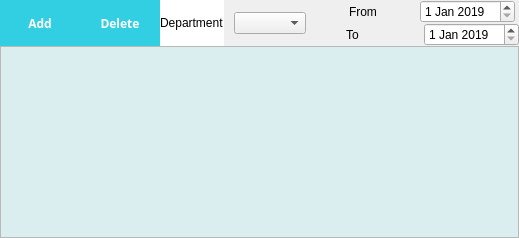
    <widget class="QWidget" name="transactions">
     <layout class="QVBoxLayout" name="verticalLayout_9">
      <property name="spacing">
       <number>0</number>
      </property>
      <property name="leftMargin">
       <number>0</number>
      </property>
      <property name="topMargin">
       <number>0</number>
      </property>
      <property name="rightMargin">
       <number>0</number>
      </property>
      <property name="bottomMargin">
       <number>0</number>
      </property>
      <item>
       <layout class="QVBoxLayout" name="verticalLayout_3">
        <property name="spacing">
         <number>0</number>
        </property>
        <item>
         <layout class="QHBoxLayout" name="horizontalLayout_13">
          <property name="spacing">
           <number>0</number>
          </property>
          <item>
           <widget class="QPushButton" name="newtrans">
            <property name="sizePolicy">
             <sizepolicy hsizetype="Minimum" vsizetype="Preferred">
              <horstretch>0</horstretch>
              <verstretch>0</verstretch>
             </sizepolicy>
            </property>
            <property name="palette">
             <palette>
              <active>
               <colorrole role="WindowText">
                <brush brushstyle="SolidPattern">
                 <color alpha="255">
                  <red>255</red>
                  <green>255</green>
                  <blue>255</blue>
                 </color>
                </brush>
               </colorrole>
               <colorrole role="Button">
                <brush brushstyle="SolidPattern">
                 <color alpha="255">
                  <red>50</red>
                  <green>207</green>
                  <blue>227</blue>
                 </color>
                </brush>
               </colorrole>
               <colorrole role="Text">
                <brush brushstyle="SolidPattern">
                 <color alpha="255">
                  <red>255</red>
                  <green>255</green>
                  <blue>255</blue>
                 </color>
                </brush>
               </colorrole>
               <colorrole role="ButtonText">
                <brush brushstyle="SolidPattern">
                 <color alpha="255">
                  <red>255</red>
                  <green>255</green>
                  <blue>255</blue>
                 </color>
                </brush>
               </colorrole>
              </active>
              <inactive>
               <colorrole role="WindowText">
                <brush brushstyle="SolidPattern">
                 <color alpha="255">
                  <red>255</red>
                  <green>255</green>
                  <blue>255</blue>
                 </color>
                </brush>
               </colorrole>
               <colorrole role="Button">
                <brush brushstyle="SolidPattern">
                 <color alpha="255">
                  <red>50</red>
                  <green>207</green>
                  <blue>227</blue>
                 </color>
                </brush>
               </colorrole>
               <colorrole role="Text">
                <brush brushstyle="SolidPattern">
                 <color alpha="255">
                  <red>255</red>
                  <green>255</green>
                  <blue>255</blue>
                 </color>
                </brush>
               </colorrole>
               <colorrole role="ButtonText">
                <brush brushstyle="SolidPattern">
                 <color alpha="255">
                  <red>255</red>
                  <green>255</green>
                  <blue>255</blue>
                 </color>
                </brush>
               </colorrole>
              </inactive>
              <disabled>
               <colorrole role="WindowText">
                <brush brushstyle="SolidPattern">
                 <color alpha="255">
                  <red>127</red>
                  <green>127</green>
                  <blue>127</blue>
                 </color>
                </brush>
               </colorrole>
               <colorrole role="Button">
                <brush brushstyle="SolidPattern">
                 <color alpha="255">
                  <red>50</red>
                  <green>207</green>
                  <blue>227</blue>
                 </color>
                </brush>
               </colorrole>
               <colorrole role="Text">
                <brush brushstyle="SolidPattern">
                 <color alpha="255">
                  <red>127</red>
                  <green>127</green>
                  <blue>127</blue>
                 </color>
                </brush>
               </colorrole>
               <colorrole role="ButtonText">
                <brush brushstyle="SolidPattern">
                 <color alpha="255">
                  <red>127</red>
                  <green>127</green>
                  <blue>127</blue>
                 </color>
                </brush>
               </colorrole>
              </disabled>
             </palette>
            </property>
            <property name="font">
             <font>
              <family>Segoe UI Light</family>
              <weight>75</weight>
              <bold>true</bold>
             </font>
            </property>
            <property name="autoFillBackground">
             <bool>true</bool>
            </property>
            <property name="text">
             <string>Add</string>
            </property>
            <property name="flat">
             <bool>true</bool>
            </property>
           </widget>
          </item>
          <item>
           <widget class="QPushButton" name="deltrans">
            <property name="sizePolicy">
             <sizepolicy hsizetype="Minimum" vsizetype="Preferred">
              <horstretch>0</horstretch>
              <verstretch>0</verstretch>
             </sizepolicy>
            </property>
            <property name="palette">
             <palette>
              <active>
               <colorrole role="WindowText">
                <brush brushstyle="SolidPattern">
                 <color alpha="255">
                  <red>255</red>
                  <green>255</green>
                  <blue>255</blue>
                 </color>
                </brush>
               </colorrole>
               <colorrole role="Button">
                <brush brushstyle="SolidPattern">
                 <color alpha="255">
                  <red>50</red>
                  <green>207</green>
                  <blue>227</blue>
                 </color>
                </brush>
               </colorrole>
               <colorrole role="Text">
                <brush brushstyle="SolidPattern">
                 <color alpha="255">
                  <red>255</red>
                  <green>255</green>
                  <blue>255</blue>
                 </color>
                </brush>
               </colorrole>
               <colorrole role="ButtonText">
                <brush brushstyle="SolidPattern">
                 <color alpha="255">
                  <red>255</red>
                  <green>255</green>
                  <blue>255</blue>
                 </color>
                </brush>
               </colorrole>
              </active>
              <inactive>
               <colorrole role="WindowText">
                <brush brushstyle="SolidPattern">
                 <color alpha="255">
                  <red>255</red>
                  <green>255</green>
                  <blue>255</blue>
                 </color>
                </brush>
               </colorrole>
               <colorrole role="Button">
                <brush brushstyle="SolidPattern">
                 <color alpha="255">
                  <red>50</red>
                  <green>207</green>
                  <blue>227</blue>
                 </color>
                </brush>
               </colorrole>
               <colorrole role="Text">
                <brush brushstyle="SolidPattern">
                 <color alpha="255">
                  <red>255</red>
                  <green>255</green>
                  <blue>255</blue>
                 </color>
                </brush>
               </colorrole>
               <colorrole role="ButtonText">
                <brush brushstyle="SolidPattern">
                 <color alpha="255">
                  <red>255</red>
                  <green>255</green>
                  <blue>255</blue>
                 </color>
                </brush>
               </colorrole>
              </inactive>
              <disabled>
               <colorrole role="WindowText">
                <brush brushstyle="SolidPattern">
                 <color alpha="255">
                  <red>127</red>
                  <green>127</green>
                  <blue>127</blue>
                 </color>
                </brush>
               </colorrole>
               <colorrole role="Button">
                <brush brushstyle="SolidPattern">
                 <color alpha="255">
                  <red>50</red>
                  <green>207</green>
                  <blue>227</blue>
                 </color>
                </brush>
               </colorrole>
               <colorrole role="Text">
                <brush brushstyle="SolidPattern">
                 <color alpha="255">
                  <red>127</red>
                  <green>127</green>
                  <blue>127</blue>
                 </color>
                </brush>
               </colorrole>
               <colorrole role="ButtonText">
                <brush brushstyle="SolidPattern">
                 <color alpha="255">
                  <red>127</red>
                  <green>127</green>
                  <blue>127</blue>
                 </color>
                </brush>
               </colorrole>
              </disabled>
             </palette>
            </property>
            <property name="font">
             <font>
              <family>Segoe UI Light</family>
              <weight>75</weight>
              <bold>true</bold>
             </font>
            </property>
            <property name="autoFillBackground">
             <bool>true</bool>
            </property>
            <property name="text">
             <string>Delete</string>
            </property>
            <property name="flat">
             <bool>true</bool>
            </property>
           </widget>
          </item>
          <item>
           <layout class="QHBoxLayout" name="horizontalLayout_12">
            <property name="spacing">
             <number>10</number>
            </property>
            <item>
             <widget class="QLabel" name="atndeplabel_3">
              <property name="sizePolicy">
               <sizepolicy hsizetype="Fixed" vsizetype="Preferred">
                <horstretch>0</horstretch>
                <verstretch>0</verstretch>
               </sizepolicy>
              </property>
              <property name="palette">
               <palette>
                <active>
                 <colorrole role="Base">
                  <brush brushstyle="SolidPattern">
                   <color alpha="255">
                    <red>255</red>
                    <green>255</green>
                    <blue>255</blue>
                   </color>
                  </brush>
                 </colorrole>
                 <colorrole role="Window">
                  <brush brushstyle="SolidPattern">
                   <color alpha="255">
                    <red>255</red>
                    <green>255</green>
                    <blue>255</blue>
                   </color>
                  </brush>
                 </colorrole>
                </active>
                <inactive>
                 <colorrole role="Base">
                  <brush brushstyle="SolidPattern">
                   <color alpha="255">
                    <red>255</red>
                    <green>255</green>
                    <blue>255</blue>
                   </color>
                  </brush>
                 </colorrole>
                 <colorrole role="Window">
                  <brush brushstyle="SolidPattern">
                   <color alpha="255">
                    <red>255</red>
                    <green>255</green>
                    <blue>255</blue>
                   </color>
                  </brush>
                 </colorrole>
                </inactive>
                <disabled>
                 <colorrole role="Base">
                  <brush brushstyle="SolidPattern">
                   <color alpha="255">
                    <red>255</red>
                    <green>255</green>
                    <blue>255</blue>
                   </color>
                  </brush>
                 </colorrole>
                 <colorrole role="Window">
                  <brush brushstyle="SolidPattern">
                   <color alpha="255">
                    <red>255</red>
                    <green>255</green>
                    <blue>255</blue>
                   </color>
                  </brush>
                 </colorrole>
                </disabled>
               </palette>
              </property>
              <property name="autoFillBackground">
               <bool>true</bool>
              </property>
              <property name="text">
               <string>Department</string>
              </property>
              <property name="buddy">
               <cstring>monthoption</cstring>
              </property>
             </widget>
            </item>
            <item>
             <widget class="QComboBox" name="depoption_3">
              <property name="palette">
               <palette>
                <active>
                 <colorrole role="Base">
                  <brush brushstyle="SolidPattern">
                   <color alpha="255">
                    <red>219</red>
                    <green>238</green>
                    <blue>239</blue>
                   </color>
                  </brush>
                 </colorrole>
                </active>
                <inactive>
                 <colorrole role="Base">
                  <brush brushstyle="SolidPattern">
                   <color alpha="255">
                    <red>219</red>
                    <green>238</green>
                    <blue>239</blue>
                   </color>
                  </brush>
                 </colorrole>
                </inactive>
                <disabled>
                 <colorrole role="Base">
                  <brush brushstyle="SolidPattern">
                   <color alpha="255">
                    <red>255</red>
                    <green>255</green>
                    <blue>255</blue>
                   </color>
                  </brush>
                 </colorrole>
                </disabled>
               </palette>
              </property>
              <property name="autoFillBackground">
               <bool>true</bool>
              </property>
             </widget>
            </item>
           </layout>
          </item>
          <item>
           <spacer name="horizontalSpacer_5">
            <property name="orientation">
             <enum>Qt::Horizontal</enum>
            </property>
            <property name="sizeType">
             <enum>QSizePolicy::Fixed</enum>
            </property>
            <property name="sizeHint" stdset="0">
             <size>
              <width>40</width>
              <height>20</height>
             </size>
            </property>
           </spacer>
          </item>
          <item>
           <layout class="QVBoxLayout" name="verticalLayout_8">
            <property name="spacing">
             <number>0</number>
            </property>
            <item>
             <layout class="QHBoxLayout" name="horizontalLayout_10">
              <property name="spacing">
               <number>0</number>
              </property>
              <item>
               <widget class="QLabel" name="label_3">
                <property name="sizePolicy">
                 <sizepolicy hsizetype="Fixed" vsizetype="Preferred">
                  <horstretch>0</horstretch>
                  <verstretch>0</verstretch>
                 </sizepolicy>
                </property>
                <property name="text">
                 <string>From</string>
                </property>
               </widget>
              </item>
              <item>
               <spacer name="horizontalSpacer_3">
                <property name="orientation">
                 <enum>Qt::Horizontal</enum>
                </property>
                <property name="sizeType">
                 <enum>QSizePolicy::Fixed</enum>
                </property>
                <property name="sizeHint" stdset="0">
                 <size>
                  <width>40</width>
                  <height>20</height>
                 </size>
                </property>
               </spacer>
              </item>
              <item>
               <widget class="QDateEdit" name="dateEdit">
                <property name="sizePolicy">
                 <sizepolicy hsizetype="Fixed" vsizetype="Fixed">
                  <horstretch>0</horstretch>
                  <verstretch>0</verstretch>
                 </sizepolicy>
                </property>
                <property name="minimumDate">
                 <date>
                  <year>2019</year>
                  <month>1</month>
                  <day>1</day>
                 </date>
                </property>
               </widget>
              </item>
             </layout>
            </item>
            <item>
             <layout class="QHBoxLayout" name="horizontalLayout_11">
              <property name="spacing">
               <number>0</number>
              </property>
              <item>
               <widget class="QLabel" name="label_4">
                <property name="sizePolicy">
                 <sizepolicy hsizetype="Fixed" vsizetype="Preferred">
                  <horstretch>0</horstretch>
                  <verstretch>0</verstretch>
                 </sizepolicy>
                </property>
                <property name="text">
                 <string>To</string>
                </property>
               </widget>
              </item>
              <item>
               <spacer name="horizontalSpacer_4">
                <property name="orientation">
                 <enum>Qt::Horizontal</enum>
                </property>
                <property name="sizeType">
                 <enum>QSizePolicy::Fixed</enum>
                </property>
                <property name="sizeHint" stdset="0">
                 <size>
                  <width>65</width>
                  <height>20</height>
                 </size>
                </property>
               </spacer>
              </item>
              <item>
               <widget class="QDateEdit" name="dateEdit_2">
                <property name="sizePolicy">
                 <sizepolicy hsizetype="Fixed" vsizetype="Fixed">
                  <horstretch>0</horstretch>
                  <verstretch>0</verstretch>
                 </sizepolicy>
                </property>
                <property name="minimumDate">
                 <date>
                  <year>2019</year>
                  <month>1</month>
                  <day>1</day>
                 </date>
                </property>
               </widget>
              </item>
             </layout>
            </item>
           </layout>
          </item>
         </layout>
        </item>
        <item>
         <widget class="QTableView" name="tableView">
          <property name="palette">
           <palette>
            <active>
             <colorrole role="Base">
              <brush brushstyle="SolidPattern">
               <color alpha="255">
                <red>219</red>
                <green>238</green>
                <blue>239</blue>
               </color>
              </brush>
             </colorrole>
            </active>
            <inactive>
             <colorrole role="Base">
              <brush brushstyle="SolidPattern">
               <color alpha="255">
                <red>219</red>
                <green>238</green>
                <blue>239</blue>
               </color>
              </brush>
             </colorrole>
            </inactive>
            <disabled>
             <colorrole role="Base">
              <brush brushstyle="SolidPattern">
               <color alpha="255">
                <red>255</red>
                <green>255</green>
                <blue>255</blue>
               </color>
              </brush>
             </colorrole>
            </disabled>
           </palette>
          </property>
          <property name="font">
           <font>
            <pointsize>22</pointsize>
           </font>
          </property>
          <property name="alternatingRowColors">
           <bool>true</bool>
          </property>
         </widget>
        </item>
       </layout>
      </item>
     </layout>
    </widget>
